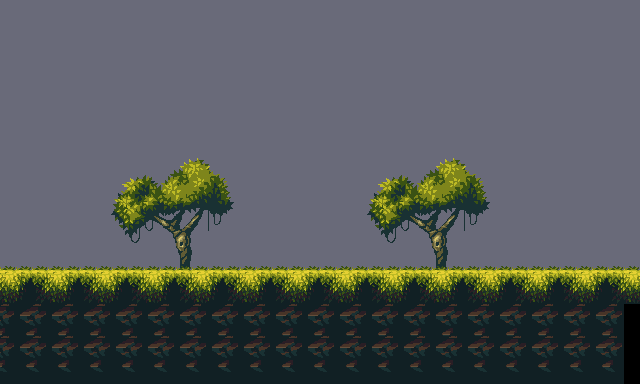

A 2D game scene composited from a Tiled map and its tileset images. What follows is a short description and the map's XML, with each tile layer's data collapsed to a summary:
An orthogonal 40x24 tile map with 16x16 px tiles, 6 tile layers (Tiles, IntGrid_values, AutoLayer_1, AutoLayer_2, ...), 2 tilesets.

<map version="1.4" tiledversion="1.4.2" orientation="orthogonal" renderorder="right-down" compressionlevel="0" width="40" height="24" tilewidth="16" tileheight="16" infinite="0" backgroundcolor="#696A79" nextlayerid="7" nextobjectid="1"><tileset firstgid="1" name="Tileset2" tilewidth="16" tileheight="16" tilecount="1160" columns="58" objectalignment="topleft" margin="0" spacing="0"><image source="..\..\Magic-Cliffs-Gamekit\Environment\PNG\tileset.png" width="928" height="320" /></tileset><tileset firstgid="1161" name="IntGrid" tilewidth="16" tileheight="16" tilecount="2" columns="2" objectalignment="topleft"><image source="IntGrid.intgrid.png" width="32" height="16" /></tileset><layer id="1" name="Tiles" width="40" height="24" opacity="1"><data>[960 cells, 162 non-empty, 81 distinct tile ids]</data></layer><layer id="2" name="IntGrid_values" width="40" height="24" opacity="1"><data>[960 cells, 240 non-empty, 2 distinct tile ids]</data></layer><layer id="3" name="AutoLayer_1" width="40" height="24" opacity="1"><data>[960 cells, 315 non-empty, 15 distinct tile ids]</data></layer><layer id="4" name="AutoLayer_2" width="40" height="24" opacity="1"><data>[960 cells, 43 non-empty, 4 distinct tile ids]</data></layer><layer id="5" name="AutoLayer_3" width="40" height="24" opacity="1"><data>[960 cells, 1 non-empty, 1 distinct tile ids]</data></layer><layer id="6" name="AutoLayer_4" width="40" height="24" opacity="1"><data>[960 cells, 1 non-empty, 1 distinct tile ids]</data></layer></map>
